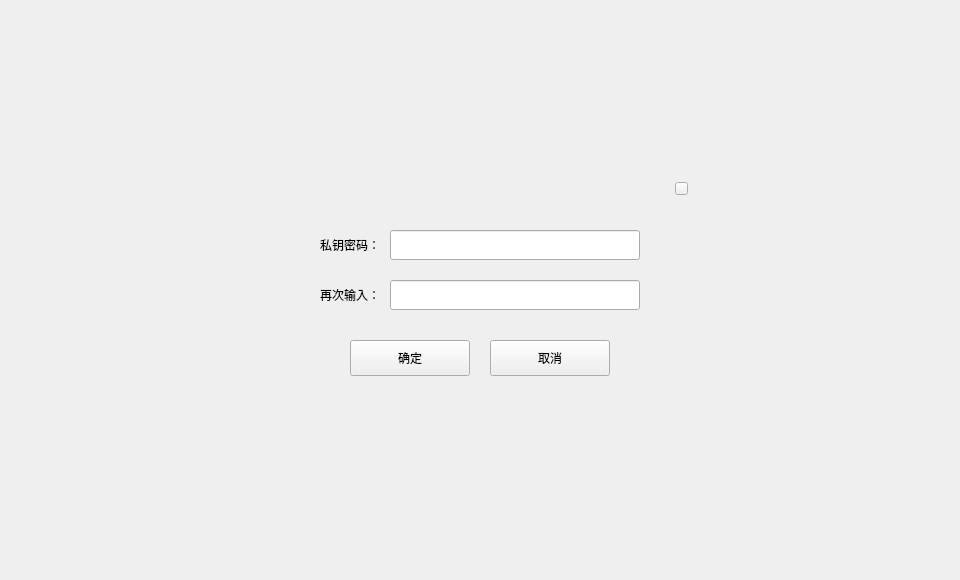
<?xml version="1.0" encoding="UTF-8"?>
<ui version="4.0">
 <class>ExportSetPwdDialog</class>
 <widget class="QDialog" name="ExportSetPwdDialog">
  <property name="geometry">
   <rect>
    <x>0</x>
    <y>0</y>
    <width>960</width>
    <height>580</height>
   </rect>
  </property>
  <property name="windowTitle">
   <string>Dialog</string>
  </property>
  <widget class="QWidget" name="widget" native="true">
   <property name="geometry">
    <rect>
     <x>0</x>
     <y>0</y>
     <width>960</width>
     <height>580</height>
    </rect>
   </property>
   <widget class="QWidget" name="containerWidget" native="true">
    <property name="geometry">
     <rect>
      <x>260</x>
      <y>170</y>
      <width>440</width>
      <height>240</height>
     </rect>
    </property>
    <property name="font">
     <font>
      <family>Microsoft YaHei UI Light</family>
     </font>
    </property>
    <widget class="QToolButton" name="cancelBtn">
     <property name="geometry">
      <rect>
       <x>230</x>
       <y>170</y>
       <width>120</width>
       <height>36</height>
      </rect>
     </property>
     <property name="font">
      <font>
       <family>Microsoft YaHei UI Light</family>
      </font>
     </property>
     <property name="cursor">
      <cursorShape>PointingHandCursor</cursorShape>
     </property>
     <property name="focusPolicy">
      <enum>Qt::NoFocus</enum>
     </property>
     <property name="styleSheet">
      <string notr="true"/>
     </property>
     <property name="text">
      <string>取消</string>
     </property>
    </widget>
    <widget class="QToolButton" name="okBtn">
     <property name="geometry">
      <rect>
       <x>90</x>
       <y>170</y>
       <width>120</width>
       <height>36</height>
      </rect>
     </property>
     <property name="font">
      <font>
       <family>Microsoft YaHei UI Light</family>
      </font>
     </property>
     <property name="cursor">
      <cursorShape>PointingHandCursor</cursorShape>
     </property>
     <property name="focusPolicy">
      <enum>Qt::NoFocus</enum>
     </property>
     <property name="styleSheet">
      <string notr="true"/>
     </property>
     <property name="text">
      <string>确定</string>
     </property>
    </widget>
    <widget class="QLabel" name="label_9">
     <property name="geometry">
      <rect>
       <x>20</x>
       <y>60</y>
       <width>100</width>
       <height>30</height>
      </rect>
     </property>
     <property name="font">
      <font>
       <family>Microsoft YaHei UI Light</family>
       <stylestrategy>PreferDefault</stylestrategy>
      </font>
     </property>
     <property name="text">
      <string>私钥密码：</string>
     </property>
     <property name="alignment">
      <set>Qt::AlignRight|Qt::AlignTrailing|Qt::AlignVCenter</set>
     </property>
     <property name="wordWrap">
      <bool>true</bool>
     </property>
    </widget>
    <widget class="QLineEdit" name="confirmPwdLineEdit">
     <property name="geometry">
      <rect>
       <x>130</x>
       <y>110</y>
       <width>250</width>
       <height>30</height>
      </rect>
     </property>
     <property name="font">
      <font>
       <family>Microsoft YaHei UI Light</family>
      </font>
     </property>
     <property name="contextMenuPolicy">
      <enum>Qt::DefaultContextMenu</enum>
     </property>
     <property name="echoMode">
      <enum>QLineEdit::Password</enum>
     </property>
    </widget>
    <widget class="QLabel" name="label_7">
     <property name="geometry">
      <rect>
       <x>20</x>
       <y>110</y>
       <width>100</width>
       <height>30</height>
      </rect>
     </property>
     <property name="font">
      <font>
       <family>Microsoft YaHei UI Light</family>
       <stylestrategy>PreferDefault</stylestrategy>
      </font>
     </property>
     <property name="text">
      <string>再次输入：</string>
     </property>
     <property name="alignment">
      <set>Qt::AlignRight|Qt::AlignTrailing|Qt::AlignVCenter</set>
     </property>
     <property name="wordWrap">
      <bool>true</bool>
     </property>
    </widget>
    <widget class="QLineEdit" name="pkPwdLineEdit">
     <property name="geometry">
      <rect>
       <x>130</x>
       <y>60</y>
       <width>250</width>
       <height>30</height>
      </rect>
     </property>
     <property name="font">
      <font>
       <family>Microsoft YaHei UI Light</family>
      </font>
     </property>
     <property name="contextMenuPolicy">
      <enum>Qt::DefaultContextMenu</enum>
     </property>
     <property name="echoMode">
      <enum>QLineEdit::Password</enum>
     </property>
    </widget>
    <widget class="QToolButton" name="closeBtn">
     <property name="geometry">
      <rect>
       <x>415</x>
       <y>12</y>
       <width>13</width>
       <height>13</height>
      </rect>
     </property>
     <property name="cursor">
      <cursorShape>PointingHandCursor</cursorShape>
     </property>
     <property name="focusPolicy">
      <enum>Qt::NoFocus</enum>
     </property>
     <property name="styleSheet">
      <string notr="true"/>
     </property>
     <property name="text">
      <string/>
     </property>
    </widget>
   </widget>
  </widget>
 </widget>
 <tabstops>
  <tabstop>pkPwdLineEdit</tabstop>
  <tabstop>confirmPwdLineEdit</tabstop>
 </tabstops>
 <resources/>
 <connections/>
</ui>
